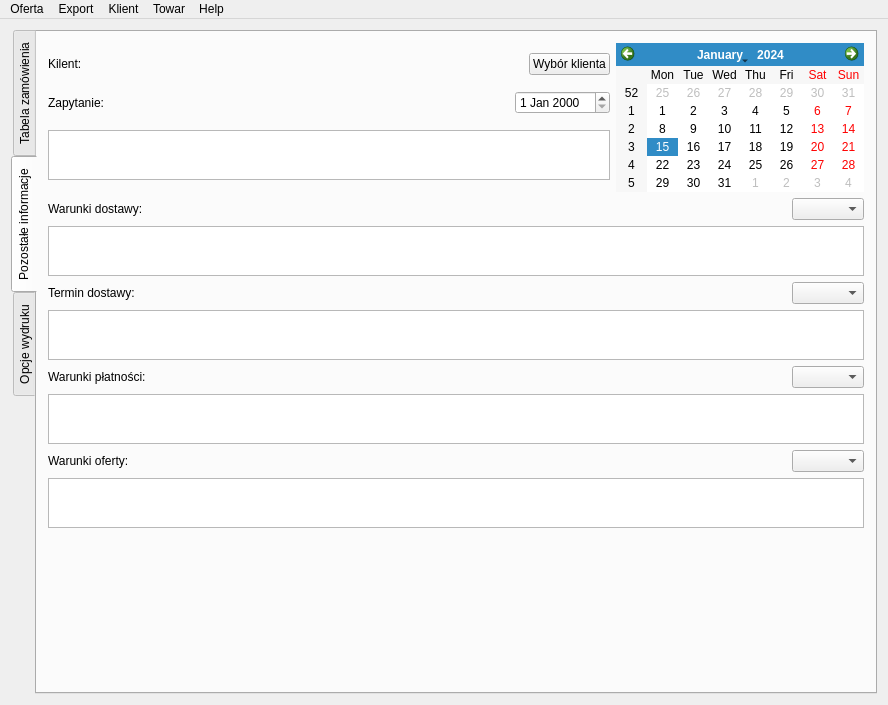
<?xml version="1.0" encoding="UTF-8"?>
<ui version="4.0">
 <class>MainWindow</class>
 <widget class="QMainWindow" name="MainWindow">
  <property name="geometry">
   <rect>
    <x>0</x>
    <y>0</y>
    <width>888</width>
    <height>705</height>
   </rect>
  </property>
  <property name="windowTitle">
   <string>kOferta</string>
  </property>
  <property name="windowIcon">
   <iconset resource="../res/zasoby.qrc">
    <normaloff>:/ico</normaloff>:/ico</iconset>
  </property>
  <widget class="QWidget" name="centralWidget">
   <layout class="QGridLayout" name="gridLayout">
    <item row="0" column="0">
     <layout class="QVBoxLayout" name="verticalLayout">
      <item>
       <layout class="QHBoxLayout" name="horizontalLayout">
        <item>
         <widget class="QTabWidget" name="tabWidget">
          <property name="tabPosition">
           <enum>QTabWidget::West</enum>
          </property>
          <property name="currentIndex">
           <number>1</number>
          </property>
          <widget class="QWidget" name="tab">
           <attribute name="title">
            <string>Tabela zamówienia</string>
           </attribute>
           <layout class="QVBoxLayout" name="verticalLayout_2">
            <item>
             <layout class="QHBoxLayout" name="horizontalLayout_2">
              <item>
               <widget class="QPushButton" name="addTowar">
                <property name="text">
                 <string>Dodaj Towar</string>
                </property>
               </widget>
              </item>
              <item>
               <widget class="QPushButton" name="rabat">
                <property name="text">
                 <string>Ustaw rabat</string>
                </property>
               </widget>
              </item>
              <item>
               <widget class="QPushButton" name="delw">
                <property name="text">
                 <string>Usuń wiersz</string>
                </property>
               </widget>
              </item>
              <item>
               <spacer name="horizontalSpacer_2">
                <property name="orientation">
                 <enum>Qt::Horizontal</enum>
                </property>
                <property name="sizeHint" stdset="0">
                 <size>
                  <width>40</width>
                  <height>20</height>
                 </size>
                </property>
               </spacer>
              </item>
             </layout>
            </item>
            <item>
             <widget class="QTableWidget" name="tableWidget">
              <property name="baseSize">
               <size>
                <width>7</width>
                <height>1</height>
               </size>
              </property>
              <column>
               <property name="text">
                <string>Kod</string>
               </property>
              </column>
              <column>
               <property name="text">
                <string>Nazwa</string>
               </property>
              </column>
              <column>
               <property name="text">
                <string>Cena kat. €</string>
               </property>
              </column>
              <column>
               <property name="text">
                <string>Rabat</string>
               </property>
              </column>
              <column>
               <property name="text">
                <string>Cena €</string>
               </property>
              </column>
              <column>
               <property name="text">
                <string>Ilość</string>
               </property>
              </column>
              <column>
               <property name="text">
                <string>Jedn.</string>
               </property>
              </column>
              <column>
               <property name="text">
                <string>Wartość €</string>
               </property>
              </column>
              <column>
               <property name="text">
                <string>Cena kat. €</string>
               </property>
              </column>
             </widget>
            </item>
           </layout>
          </widget>
          <widget class="QWidget" name="tab_2">
           <attribute name="title">
            <string>Pozostałe informacje</string>
           </attribute>
           <layout class="QVBoxLayout" name="verticalLayout_5">
            <item>
             <layout class="QHBoxLayout" name="horizontalLayout_10">
              <item>
               <layout class="QVBoxLayout" name="verticalLayout_3">
                <item>
                 <layout class="QHBoxLayout" name="horizontalLayout_3">
                  <item>
                   <widget class="QLabel" name="label_2">
                    <property name="text">
                     <string>Kilent:</string>
                    </property>
                   </widget>
                  </item>
                  <item>
                   <widget class="QLabel" name="label">
                    <property name="sizePolicy">
                     <sizepolicy hsizetype="Expanding" vsizetype="Fixed">
                      <horstretch>0</horstretch>
                      <verstretch>0</verstretch>
                     </sizepolicy>
                    </property>
                    <property name="text">
                     <string/>
                    </property>
                   </widget>
                  </item>
                  <item>
                   <widget class="QPushButton" name="wyborKlienta">
                    <property name="text">
                     <string>Wybór klienta</string>
                    </property>
                   </widget>
                  </item>
                 </layout>
                </item>
                <item>
                 <layout class="QHBoxLayout" name="horizontalLayout_8">
                  <item>
                   <widget class="QLabel" name="label_8">
                    <property name="text">
                     <string>Zapytanie:</string>
                    </property>
                   </widget>
                  </item>
                  <item>
                   <spacer name="horizontalSpacer_4">
                    <property name="orientation">
                     <enum>Qt::Horizontal</enum>
                    </property>
                    <property name="sizeHint" stdset="0">
                     <size>
                      <width>40</width>
                      <height>20</height>
                     </size>
                    </property>
                   </spacer>
                  </item>
                  <item>
                   <widget class="QDateEdit" name="dateEdit"/>
                  </item>
                 </layout>
                </item>
                <item>
                 <widget class="QPlainTextEdit" name="zapytanie">
                  <property name="maximumSize">
                   <size>
                    <width>16777215</width>
                    <height>50</height>
                   </size>
                  </property>
                 </widget>
                </item>
               </layout>
              </item>
              <item>
               <widget class="QCalendarWidget" name="calendarWidget">
                <property name="sizePolicy">
                 <sizepolicy hsizetype="Fixed" vsizetype="Fixed">
                  <horstretch>0</horstretch>
                  <verstretch>0</verstretch>
                 </sizepolicy>
                </property>
               </widget>
              </item>
             </layout>
            </item>
            <item>
             <layout class="QHBoxLayout" name="horizontalLayout_4">
              <item>
               <widget class="QLabel" name="label_3">
                <property name="text">
                 <string>Warunki dostawy:</string>
                </property>
               </widget>
              </item>
              <item>
               <spacer name="horizontalSpacer_5">
                <property name="orientation">
                 <enum>Qt::Horizontal</enum>
                </property>
                <property name="sizeHint" stdset="0">
                 <size>
                  <width>40</width>
                  <height>20</height>
                 </size>
                </property>
               </spacer>
              </item>
              <item>
               <widget class="QComboBox" name="dostawaCombo"/>
              </item>
             </layout>
            </item>
            <item>
             <widget class="QPlainTextEdit" name="dostawa">
              <property name="maximumSize">
               <size>
                <width>16777215</width>
                <height>50</height>
               </size>
              </property>
             </widget>
            </item>
            <item>
             <layout class="QHBoxLayout" name="horizontalLayout_5">
              <item>
               <widget class="QLabel" name="label_4">
                <property name="text">
                 <string>Termin dostawy:</string>
                </property>
               </widget>
              </item>
              <item>
               <spacer name="horizontalSpacer_6">
                <property name="orientation">
                 <enum>Qt::Horizontal</enum>
                </property>
                <property name="sizeHint" stdset="0">
                 <size>
                  <width>40</width>
                  <height>20</height>
                 </size>
                </property>
               </spacer>
              </item>
              <item>
               <widget class="QComboBox" name="terminCombo"/>
              </item>
             </layout>
            </item>
            <item>
             <widget class="QPlainTextEdit" name="termin">
              <property name="maximumSize">
               <size>
                <width>16777215</width>
                <height>50</height>
               </size>
              </property>
             </widget>
            </item>
            <item>
             <layout class="QHBoxLayout" name="horizontalLayout_6">
              <item>
               <widget class="QLabel" name="label_6">
                <property name="text">
                 <string>Warunki płatności:</string>
                </property>
               </widget>
              </item>
              <item>
               <spacer name="horizontalSpacer_7">
                <property name="orientation">
                 <enum>Qt::Horizontal</enum>
                </property>
                <property name="sizeHint" stdset="0">
                 <size>
                  <width>40</width>
                  <height>20</height>
                 </size>
                </property>
               </spacer>
              </item>
              <item>
               <widget class="QComboBox" name="platnosCombo"/>
              </item>
             </layout>
            </item>
            <item>
             <widget class="QPlainTextEdit" name="platnosc">
              <property name="sizePolicy">
               <sizepolicy hsizetype="Expanding" vsizetype="Expanding">
                <horstretch>0</horstretch>
                <verstretch>0</verstretch>
               </sizepolicy>
              </property>
              <property name="maximumSize">
               <size>
                <width>16777215</width>
                <height>50</height>
               </size>
              </property>
              <property name="readOnly">
               <bool>false</bool>
              </property>
             </widget>
            </item>
            <item>
             <layout class="QHBoxLayout" name="horizontalLayout_7">
              <item>
               <widget class="QLabel" name="label_7">
                <property name="text">
                 <string>Warunki oferty:</string>
                </property>
               </widget>
              </item>
              <item>
               <spacer name="horizontalSpacer_8">
                <property name="orientation">
                 <enum>Qt::Horizontal</enum>
                </property>
                <property name="sizeHint" stdset="0">
                 <size>
                  <width>40</width>
                  <height>20</height>
                 </size>
                </property>
               </spacer>
              </item>
              <item>
               <widget class="QComboBox" name="ofertaCombo"/>
              </item>
             </layout>
            </item>
            <item>
             <widget class="QPlainTextEdit" name="oferta">
              <property name="maximumSize">
               <size>
                <width>16777215</width>
                <height>50</height>
               </size>
              </property>
             </widget>
            </item>
            <item>
             <spacer name="verticalSpacer">
              <property name="orientation">
               <enum>Qt::Vertical</enum>
              </property>
              <property name="sizeHint" stdset="0">
               <size>
                <width>20</width>
                <height>137</height>
               </size>
              </property>
             </spacer>
            </item>
           </layout>
          </widget>
          <widget class="QWidget" name="tab_4">
           <attribute name="title">
            <string>Opcje wydruku</string>
           </attribute>
           <layout class="QHBoxLayout" name="horizontalLayout_9">
            <item>
             <widget class="QGroupBox" name="kolumny">
              <property name="sizePolicy">
               <sizepolicy hsizetype="Fixed" vsizetype="Fixed">
                <horstretch>0</horstretch>
                <verstretch>0</verstretch>
               </sizepolicy>
              </property>
              <property name="title">
               <string>kolumny:</string>
              </property>
              <layout class="QVBoxLayout" name="verticalLayout_4">
               <item>
                <widget class="QCheckBox" name="kol_lp">
                 <property name="enabled">
                  <bool>false</bool>
                 </property>
                 <property name="text">
                  <string>LP</string>
                 </property>
                 <property name="checked">
                  <bool>true</bool>
                 </property>
                </widget>
               </item>
               <item>
                <widget class="QCheckBox" name="kol_kod">
                 <property name="text">
                  <string>Kod</string>
                 </property>
                 <property name="checked">
                  <bool>true</bool>
                 </property>
                </widget>
               </item>
               <item>
                <widget class="QCheckBox" name="kol_towar">
                 <property name="enabled">
                  <bool>false</bool>
                 </property>
                 <property name="text">
                  <string>Towar</string>
                 </property>
                 <property name="checked">
                  <bool>true</bool>
                 </property>
                </widget>
               </item>
               <item>
                <widget class="QCheckBox" name="kol_ilosc">
                 <property name="text">
                  <string>Ilość</string>
                 </property>
                 <property name="checked">
                  <bool>true</bool>
                 </property>
                </widget>
               </item>
               <item>
                <widget class="QCheckBox" name="kol_cenaKat">
                 <property name="text">
                  <string>Cena katalogowa</string>
                 </property>
                 <property name="checked">
                  <bool>true</bool>
                 </property>
                </widget>
               </item>
               <item>
                <widget class="QCheckBox" name="kol_rabat">
                 <property name="text">
                  <string>Rabat</string>
                 </property>
                 <property name="checked">
                  <bool>true</bool>
                 </property>
                </widget>
               </item>
               <item>
                <widget class="QCheckBox" name="kol_cena">
                 <property name="text">
                  <string>Cena</string>
                 </property>
                 <property name="checked">
                  <bool>true</bool>
                 </property>
                </widget>
               </item>
               <item>
                <widget class="QCheckBox" name="kol_wartosc">
                 <property name="enabled">
                  <bool>false</bool>
                 </property>
                 <property name="text">
                  <string>Wartość</string>
                 </property>
                 <property name="checked">
                  <bool>true</bool>
                 </property>
                </widget>
               </item>
              </layout>
             </widget>
            </item>
            <item>
             <widget class="QGroupBox" name="waluta">
              <property name="sizePolicy">
               <sizepolicy hsizetype="Fixed" vsizetype="Fixed">
                <horstretch>0</horstretch>
                <verstretch>0</verstretch>
               </sizepolicy>
              </property>
              <property name="title">
               <string>waluta:</string>
              </property>
              <layout class="QGridLayout" name="gridLayout_3">
               <item row="0" column="0" colspan="2">
                <widget class="QRadioButton" name="eur">
                 <property name="text">
                  <string>Euro</string>
                 </property>
                 <property name="checked">
                  <bool>true</bool>
                 </property>
                </widget>
               </item>
               <item row="1" column="0" colspan="2">
                <widget class="QRadioButton" name="pln">
                 <property name="text">
                  <string>Złotówki</string>
                 </property>
                </widget>
               </item>
               <item row="2" column="0">
                <spacer name="horizontalSpacer">
                 <property name="orientation">
                  <enum>Qt::Horizontal</enum>
                 </property>
                 <property name="sizeHint" stdset="0">
                  <size>
                   <width>40</width>
                   <height>20</height>
                  </size>
                 </property>
                </spacer>
               </item>
               <item row="2" column="1">
                <widget class="QLabel" name="kurs_label">
                 <property name="enabled">
                  <bool>false</bool>
                 </property>
                 <property name="text">
                  <string>Kurs:</string>
                 </property>
                </widget>
               </item>
               <item row="3" column="0">
                <spacer name="horizontalSpacer_3">
                 <property name="orientation">
                  <enum>Qt::Horizontal</enum>
                 </property>
                 <property name="sizeHint" stdset="0">
                  <size>
                   <width>40</width>
                   <height>20</height>
                  </size>
                 </property>
                </spacer>
               </item>
               <item row="3" column="1">
                <widget class="QLineEdit" name="kurs">
                 <property name="enabled">
                  <bool>false</bool>
                 </property>
                 <property name="sizePolicy">
                  <sizepolicy hsizetype="Fixed" vsizetype="Fixed">
                   <horstretch>0</horstretch>
                   <verstretch>0</verstretch>
                  </sizepolicy>
                 </property>
                </widget>
               </item>
              </layout>
             </widget>
            </item>
           </layout>
          </widget>
         </widget>
        </item>
       </layout>
      </item>
     </layout>
    </item>
   </layout>
  </widget>
  <widget class="QMenuBar" name="menuBar">
   <property name="geometry">
    <rect>
     <x>0</x>
     <y>0</y>
     <width>888</width>
     <height>23</height>
    </rect>
   </property>
   <widget class="QMenu" name="menuOferta">
    <property name="title">
     <string>Oferta</string>
    </property>
    <addaction name="actionNew"/>
    <addaction name="actionOpen"/>
    <addaction name="actionSave"/>
    <addaction name="actionNR"/>
    <addaction name="separator"/>
    <addaction name="actionExit"/>
   </widget>
   <widget class="QMenu" name="menuExport">
    <property name="title">
     <string>Export</string>
    </property>
    <addaction name="actionDo_PDF"/>
    <addaction name="actionDo_HTML"/>
    <addaction name="actionDruk"/>
   </widget>
   <widget class="QMenu" name="menuHelp">
    <property name="title">
     <string>Help</string>
    </property>
    <addaction name="actionO_kOferta"/>
    <addaction name="actionO_Qt"/>
   </widget>
   <widget class="QMenu" name="menuKlient">
    <property name="title">
     <string>Klient</string>
    </property>
    <addaction name="klientNowy"/>
    <addaction name="klientImport"/>
    <addaction name="klientEksport"/>
    <addaction name="klientEdycja"/>
   </widget>
   <widget class="QMenu" name="menuTowar">
    <property name="title">
     <string>Towar</string>
    </property>
    <addaction name="towarNowy"/>
    <addaction name="towarImport"/>
    <addaction name="towarEksport"/>
    <addaction name="towarEdycja"/>
   </widget>
   <addaction name="menuOferta"/>
   <addaction name="menuExport"/>
   <addaction name="menuKlient"/>
   <addaction name="menuTowar"/>
   <addaction name="menuHelp"/>
  </widget>
  <action name="actionNew">
   <property name="text">
    <string>Nowa</string>
   </property>
  </action>
  <action name="actionOpen">
   <property name="text">
    <string>Otwórz</string>
   </property>
  </action>
  <action name="actionSave">
   <property name="text">
    <string>Zapisz</string>
   </property>
  </action>
  <action name="actionExit">
   <property name="text">
    <string>Wyjście</string>
   </property>
  </action>
  <action name="actionDo_PDF">
   <property name="text">
    <string>do PDF</string>
   </property>
  </action>
  <action name="actionDo_HTML">
   <property name="text">
    <string>do HTML</string>
   </property>
  </action>
  <action name="actionDruk">
   <property name="text">
    <string>Druk</string>
   </property>
  </action>
  <action name="actionO_kOferta">
   <property name="text">
    <string>O kOferta</string>
   </property>
  </action>
  <action name="actionO_Qt">
   <property name="text">
    <string>O Qt</string>
   </property>
  </action>
  <action name="actionNR">
   <property name="text">
    <string>Nadaj nowy numer</string>
   </property>
  </action>
  <action name="klientNowy">
   <property name="text">
    <string>Nowy</string>
   </property>
  </action>
  <action name="klientImport">
   <property name="text">
    <string>Import</string>
   </property>
  </action>
  <action name="klientEksport">
   <property name="enabled">
    <bool>true</bool>
   </property>
   <property name="text">
    <string>Eksport</string>
   </property>
  </action>
  <action name="klientEdycja">
   <property name="enabled">
    <bool>true</bool>
   </property>
   <property name="text">
    <string>Edycja</string>
   </property>
  </action>
  <action name="towarNowy">
   <property name="text">
    <string>Nowy</string>
   </property>
  </action>
  <action name="towarImport">
   <property name="text">
    <string>Import</string>
   </property>
  </action>
  <action name="towarEksport">
   <property name="enabled">
    <bool>true</bool>
   </property>
   <property name="text">
    <string>Eksport</string>
   </property>
  </action>
  <action name="towarEdycja">
   <property name="enabled">
    <bool>true</bool>
   </property>
   <property name="text">
    <string>Edycja</string>
   </property>
  </action>
 </widget>
 <layoutdefault spacing="6" margin="11"/>
 <resources>
  <include location="../res/zasoby.qrc"/>
 </resources>
 <connections/>
</ui>
